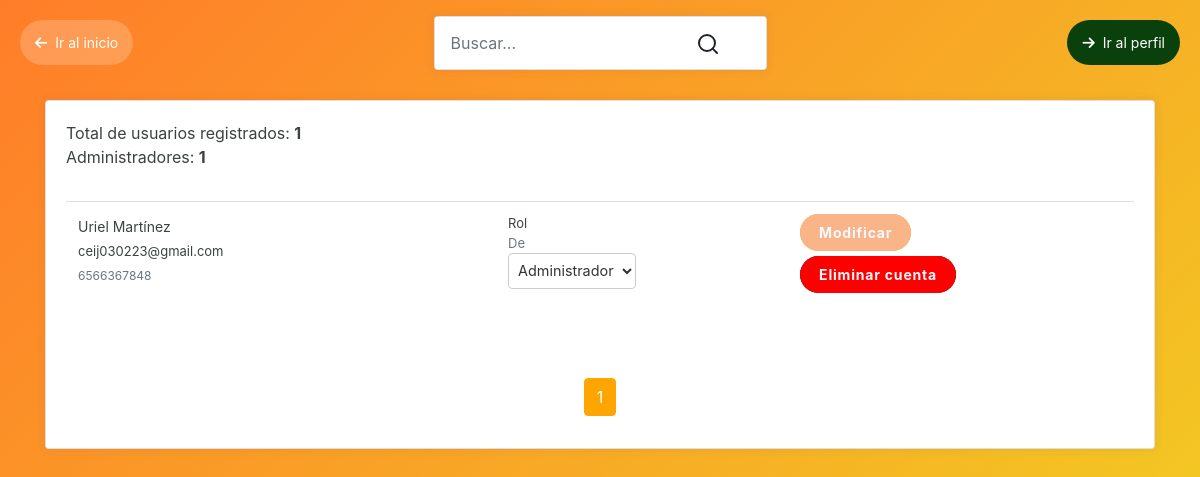
/ceij/html/paneladmins.php (signed in), run on the app's committed database.
### tables this page shows
CREATE TABLE `usuarios` (
  `id` int(11) NOT NULL,
  `nombre` varchar(100) NOT NULL,
  `apellido` varchar(100) NOT NULL,
  `email` varchar(150) NOT NULL,
  `telefono` char(10) DEFAULT NULL,
  `password` varchar(255) NOT NULL,
  `token_recuperacion` varchar(100) DEFAULT NULL,
  `token_expira` datetime DEFAULT NULL,
  `rol` enum('usuario','administrador') NOT NULL DEFAULT 'usuario',
  `token_verificacion` char(32) DEFAULT NULL,
  `token_expira_verificacion` datetime DEFAULT NULL,
  `activo` tinyint(1) NOT NULL DEFAULT 0
);

### ceij/html/paneladmins.php (the view, shortened to what this page needs)
<?php
require 'db.php';
$sql = "SELECT u.id, u.nombre, u.apellido, u.email, u.telefono, u.rol
        FROM usuarios u
        LEFT JOIN (
            SELECT pc1.*
            FROM progreso_cursos pc1
            WHERE pc1.id = (
                SELECT MAX(pc2.id)
                FROM progreso_cursos pc2
                WHERE pc2.usuario_id = pc1.usuario_id
            )
        ) pc ON u.id = pc.usuario_id";
$result = $conexion->query($sql);
$resultados_por_pagina = 4;
$pagina_actual = isset($_GET['pagina']) ? (int)$_GET['pagina'] : 1;
$offset = ($pagina_actual - 1) * $resultados_por_pagina;
$search_term = "";
$sql_where = "";
$sql_total = "SELECT COUNT(*) as total FROM usuarios u" . $sql_where;
$result_total = $conexion->query($sql_total);
$total_usuarios = $result_total->fetch_assoc()['total'];
$total_paginas = ceil($total_usuarios / $resultados_por_pagina);
if (!empty($search_term)) {
    $sql_admin = "SELECT COUNT(*) as total_admin FROM usuarios u" . $sql_where . " AND rol = 'administrador'";
} else {
    $sql_admin = "SELECT COUNT(*) as total_admin FROM usuarios u WHERE rol = 'administrador'";
}
$result_admin = $conexion->query($sql_admin);
$total_administradores = $result_admin->fetch_assoc()['total_admin'];
$sql = "SELECT u.id, u.nombre, u.apellido, u.email, u.telefono, u.rol
        FROM usuarios u
        LEFT JOIN (
            SELECT pc1.*
            FROM progreso_cursos pc1
            WHERE pc1.id = (
                SELECT MAX(pc2.id)
                FROM progreso_cursos pc2
                WHERE pc2.usuario_id = pc1.usuario_id
            )
        ) pc ON u.id = pc.usuario_id"
        . $sql_where .
        " LIMIT $offset, $resultados_por_pagina";
$result = $conexion->query($sql);
$usuarios = [];
if ($result && $result->num_rows > 0) {
    while($row = $result->fetch_assoc()) {
        $usuarios[] = $row;
    }
}
?>
<!DOCTYPE html>
<html lang="en">
<head>
    <link rel="stylesheet" href="https://cdn.jsdelivr.net/npm/bootstrap-icons@1.10.5/font/bootstrap-icons.css">
    <link rel="stylesheet" href="https://cdnjs.cloudflare.com/ajax/libs/font-awesome/6.7.2/css/all.min.css">
    <link rel="stylesheet" href="../css/paneladmins.css?v=2.8" />
    <link rel="stylesheet" href="https://stackpath.bootstrapcdn.com/bootstrap/4.5.2/css/bootstrap.min.css">
    <link rel="stylesheet" href="https://cdnjs.cloudflare.com/ajax/libs/font-awesome/6.5.0/css/all.min.css">
    <link rel="stylesheet" href="https://cdnjs.cloudflare.com/ajax/libs/font-awesome/5.15.4/css/all.min.css">
    <link rel="stylesheet" href="https://cdnjs.cloudflare.com/ajax/libs/bootstrap/4.6.2/css/bootstrap.min.css">
    <link href="https://cdn.jsdelivr.net/npm/aos@2.3.4/dist/aos.css" rel="stylesheet">
</head>
<body>
<div class="container">
 <button id="bt-regresar" class="boton-flecha" onclick="window.location.href='index.php'">
        <i class="fa-solid fa-arrow-left"></i> Ir al inicio
    </button>
<button id="bt-irperfil" class="boton-irperfil"   onclick="window.location.href='perfiladmin.php'">
<i class="fa-solid fa-arrow-right" style="color: white"></i></i>
Ir al perfil
</button>
<div class="row">
    <div class="col-lg-12 card-margin">
        <div class="card search-form">
            <div class="card-body p-0">
                <form id="search-form" method="GET">
                    <div class="row">
                        <div class="col-12">
                            <div class="row no-gutters">
        <div class="col-lg-9 col-md-7 col-sm-10 p-0">
        <input type="text" placeholder="Buscar..." class="form-control" id="search" name="search"
        value="<?php echo isset($_GET['search']) ? htmlspecialchars($_GET['search']) : ''; ?>">
        </div>
                                <div class="col-lg-1 col-md-1 col-sm-2 p-0">
                                    <button type="submit" class="btn btn-base">
                                        <svg xmlns="http://www.w3.org/2000/svg" width="24" height="24" viewBox="0 0 24 24" fill="none" stroke="currentColor" stroke-width="2" stroke-linecap="round" stroke-linejoin="round" class="feather feather-search"><circle cx="11" cy="11" r="8"></circle><line x1="21" y1="21" x2="16.65" y2="16.65"></line></svg>
                                    </button>
                                </div>
                            </div>
                        </div>
                    </div>
                </form>
            </div>
        </div>
    </div>
</div>
<div class="row">
        <div class="col-12">
            <div class="card card-margin">
                <div class="card-body">
                    <div class="row search-body">
                        <div class="col-lg-12">
                            <div class="search-result">
                                <div class="result-header">
                                    <div class="row">
                                        <div class="col-lg-6">
                                            <div class="records">Total de usuarios registrados:
                                          <b><?php echo($total_usuarios); ?></b>
                                          <div class="records">
                                             Administradores: <b><?php echo($total_administradores); ?></b>
                                         </div>
                                        </div>
                                          </div>
                                        </div>
                                    </div>
                                </div>
<div class="result-body">
<div class="table-responsive">
<table class="table widget-26">
<tbody>
<?php foreach($usuarios as $row): ?>
<tr data-user-id="<?php echo $row['id']; ?>">
<td>
 <div class="widget-26-job-title">
 <a href="#"><?php echo htmlspecialchars($row['nombre'] . ' ' . $row['apellido']); ?></a>
<p class="m-0"><a href="#" class="employer-name"> <?php echo htmlspecialchars($row['email']); ?></a><br>
 <span class="text-muted time"><?php echo htmlspecialchars($row['telefono']); ?></span></p>
</div>
</td>
 <td>
<div class="widget-26-job-info">
<p class="type m-0">Rol</p>
<p class="text-muted m-0">De
    <span class="location">
  <div class="col-lg-3 col-md-3 col-sm-12 p-0">
 <select class="form-control rol-select" name="rol"
  style="background-color: #fff; border: 1px solid #ccc; color: #333; font-size: 0.9rem; padding: 5px; width:128px;" disabled>
<option value="administrador" <?php echo ($row['rol'] ?? '') == 'administrador' ? 'selected' : ''; ?>>Administrador</option>
</select>
 </div>
</span></p>
</div>
 </td>
<td>
  <div class="sectmod" style=" margin-top: -50px;">
  <div class="botonesmod-eli" style="margin-top: 50px;" >
    <button class="btn-modificar" data-user-id="<?php echo $row['id']; ?>">
     <span>Modificar</span>
    </button>
    <br>
     <button class="btn-eliminar"style="margin-top: 5px !important;" data-user-id="<?php echo $row['id']; ?>">
     <span>Eliminar cuenta</span>
    </button>
</div>
</div>
</td>
</tr>
                                                  <?php endforeach; ?>
                                            </tbody>
                                        </table>
                                    </div>
                                </div>
                            </div>
                        </div>
                    </div>
<nav class="d-flex justify-content-center" style="margin-top: 0.1rem; margin-bottom: 2rem;">
    <ul class="pagination pagination-base pagination-boxed pagination-square mb-0">
        <?php for ($i = 1; $i <= $total_paginas; $i++): ?>
            <li class="page-item <?php echo $i == $pagina_actual ? 'active' : ''; ?>">
<a class="page-link <?php echo $i == $pagina_actual ? 'bg-warning text-white no-border' : 'no-border bg-warning text-white'; ?>"
href="?pagina=<?php echo $i; ?>&search=<?php echo urlencode($search_term); ?>">
                    <?php echo $i; ?>
</a>
            </li>
        <?php endfor; ?>
    </ul>
</nav>
                </div>
            </div>
        </div>
    </div>
</body>
</html>

### ceij/css/paneladmins.css (style rules this page uses)
body { background: linear-gradient(135deg, #FF7D29, #F3C623 ); margin-top:20px; }
.widget-26 { color: #3c4142; font-weight: 400; }
.widget-26 .widget-26-job-title { min-width: 200px; }
.widget-26 .widget-26-job-title a { font-weight: 400; font-size: 0.875rem; color: #3c4142; line-height: 1.5; }
.widget-26 .widget-26-job-title .employer-name { margin: 0; line-height: 1.5; font-weight: 400; color: #3c4142; font-size: 0.8125rem; color: #3c4142; }
.widget-26 .widget-26-job-title .time { font-size: 12px; font-weight: 400; }
.widget-26 .widget-26-job-info { min-width: 100px; font-weight: 400; }
.widget-26 .widget-26-job-info p { line-height: 1.5; color: #3c4142; font-size: 0.8125rem; }
.pagination .page-item.active .page-link { background-color: orange !important; border-color: orange !important; color: white !important; }
.search-form { width: 30%; margin: 0 auto; margin-top: 1rem; }
.search-form input { height: 100%; background: transparent; border: 0; display: block; width: 100%; padding: 1rem; height: 100%; font-size: 1rem; }
.search-form button { height: 100%; width: 100%; font-size: 1rem; }
.search-form button svg { width: 24px; height: 24px; }
.search-body { margin-bottom: 1.5rem; }
.search-body .search-result .result-header { margin-bottom: 2rem; }
.search-body .search-result .result-header .records { color: #3c4142; }
.card-margin { margin-bottom: 1.875rem; }
.card { border: 0; box-shadow: 0px 0px 10px 0px rgba(82, 63, 105, 0.1); -webkit-box-shadow: 0px 0px 10px 0px rgba(82, 63, 105, 0.1); -moz-box-shadow: 0px 0px 10px 0px rgba(82, 63, 105, 0.1); -ms-box-shadow: 0px 0px 10px 0px rgba(82, 63, 105, 0.1); }
.card { position: relative; display: flex; flex-direction: column; min-width: 0; word-wrap: break-word; background-color: #ffffff; background-clip: border-box; border: 1px solid #e6e4e9; border-radius: 8px; }
.btn-modificar { outline: none; cursor: pointer; border: none; padding: 0.5rem 1.2rem; margin: 0; font-family: inherit; font-size: inherit; position: relative; display: inline-block; letter-spacing: 0.05rem; font-weight: 700; font-size: 14px; border-radius: 500px; overflow: hidden; background: orange; color: ghostwhite; }
.btn-modificar span { position: relative; z-index: 10; transition: color 0.4s; }
.btn-modificar::before, .btn-modificar:after { position: absolute; top: 0; left: 0; width: 100%; height: 100%; z-index: 0; }
.btn-modificar::before { content: ""; background: #F9B487; width: 120%; left: -10%; transform: skew(30deg); transition: transform 0.4s cubic-bezier(0.3, 1, 0.8, 1); }
.btn-eliminar { outline: none; cursor: pointer; border: none; padding: 0.5rem 1.2rem; margin: 0; font-family: inherit; font-size: inherit; position: relative; display: inline-block; letter-spacing: 0.05rem; font-weight: 700; font-size: 14px; border-radius: 500px; overflow: hidden; background: black; color: ghostwhite; }
.btn-eliminar span { position: relative; z-index: 10; transition: color 0.4s; }
.btn-eliminar::before, .btn-eliminar:after { position: absolute; top: 0; left: 0; width: 100%; height: 100%; z-index: 0; }
.btn-eliminar::before { content: ""; background:red; width: 120%; left: -10%; transform: skew(30deg); transition: transform 0.4s cubic-bezier(0.3, 1, 0.8, 1); }
.boton-flecha { width: auto; height: 45px; border-radius: 25px; background-color: rgba(255, 255, 255, 0.2); color: white; border: none; font-size: 14px; cursor: pointer; transition: background-color 0.5s, transform 0.3s, box-shadow 0.3s; display: flex; align-items: center; justify-content: center; gap: 8px; position: absolute; top: 20px; left: 20px; z-index: 10; padding: 0 15px; }
.boton-irperfil { width: auto; height: 45px; border-radius: 25px; background-color: #0A400C; color: white; border: none; font-size: 14px; cursor: pointer; transition: background-color 0.5s, transform 0.3s, box-shadow 0.3s; display: flex; align-items: center; justify-content: center; gap: 8px; position: absolute; top: 20px; right: 20px; z-index: 10; padding: 0 15px; }

### data on the page
usuarios: nombre+apellido "Uriel Martínez", email "ceij030223@gmail.com", telefono "6566367848", rol "Administrador"

### other printed values
$total_usuarios "1"
$total_administradores "1"
